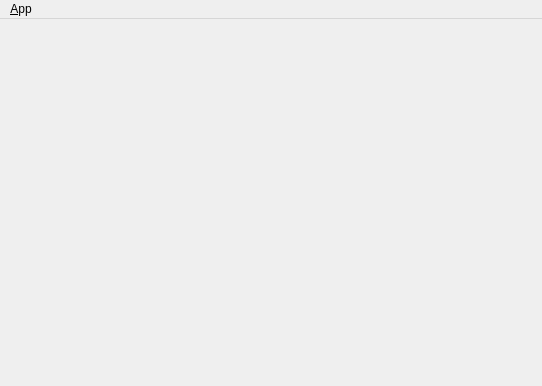
<?xml version="1.0" encoding="UTF-8"?>
<ui version="4.0">
 <class>MainWindowDesign</class>
 <widget class="QMainWindow" name="MainWindowDesign">
  <property name="geometry">
   <rect>
    <x>0</x>
    <y>0</y>
    <width>542</width>
    <height>386</height>
   </rect>
  </property>
  <property name="windowTitle">
   <string>QRosApp</string>
  </property>
  <property name="windowIcon">
   <iconset resource="../resources/images.qrc">
    <normaloff>:/images/icon.png</normaloff>:/images/icon.png</iconset>
  </property>
  <property name="locale">
   <locale language="English" country="Australia"/>
  </property>
  <widget class="QWidget" name="centralwidget"/>
  <widget class="QMenuBar" name="menubar">
   <property name="geometry">
    <rect>
     <x>0</x>
     <y>0</y>
     <width>542</width>
     <height>22</height>
    </rect>
   </property>
   <widget class="QMenu" name="menu_File">
    <property name="title">
     <string>&amp;App</string>
    </property>
    <addaction name="action_Preferences"/>
    <addaction name="separator"/>
    <addaction name="actionAbout"/>
    <addaction name="actionAbout_Qt"/>
    <addaction name="separator"/>
    <addaction name="action_Quit"/>
   </widget>
   <addaction name="menu_File"/>
  </widget>
  <action name="action_Quit">
   <property name="text">
    <string>&amp;Quit</string>
   </property>
   <property name="shortcut">
    <string>Ctrl+Q</string>
   </property>
   <property name="shortcutContext">
    <enum>Qt::ApplicationShortcut</enum>
   </property>
  </action>
  <action name="action_Preferences">
   <property name="text">
    <string>&amp;Preferences</string>
   </property>
  </action>
  <action name="actionAbout">
   <property name="text">
    <string>&amp;About</string>
   </property>
  </action>
  <action name="actionAbout_Qt">
   <property name="text">
    <string>About &amp;Qt</string>
   </property>
  </action>
 </widget>
 <resources>
  <include location="../resources/images.qrc"/>
 </resources>
 <connections>
  <connection>
   <sender>action_Quit</sender>
   <signal>triggered()</signal>
   <receiver>MainWindowDesign</receiver>
   <slot>close()</slot>
   <hints>
    <hint type="sourcelabel">
     <x>-1</x>
     <y>-1</y>
    </hint>
    <hint type="destinationlabel">
     <x>399</x>
     <y>299</y>
    </hint>
   </hints>
  </connection>
 </connections>
</ui>
